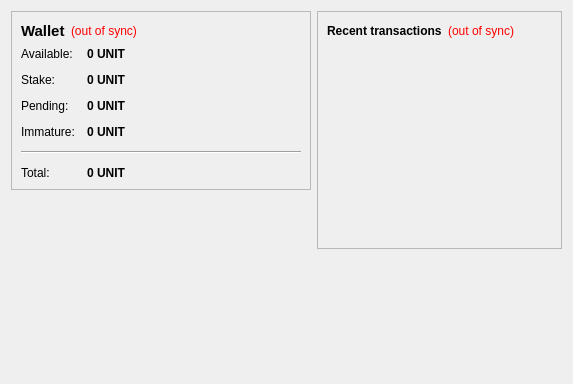
<?xml version="1.0" encoding="UTF-8"?>
<ui version="4.0">
 <class>OverviewPage</class>
 <widget class="QWidget" name="OverviewPage">
  <property name="geometry">
   <rect>
    <x>0</x>
    <y>0</y>
    <width>573</width>
    <height>342</height>
   </rect>
  </property>
  <property name="windowTitle">
   <string>Form</string>
  </property>
  <layout class="QHBoxLayout" name="horizontalLayout" stretch="1,1">
   <item>
    <layout class="QVBoxLayout" name="verticalLayout_2">
     <item>
      <widget class="QFrame" name="frame">
       <property name="frameShape">
        <enum>QFrame::StyledPanel</enum>
       </property>
       <property name="frameShadow">
        <enum>QFrame::Raised</enum>
       </property>
       <layout class="QVBoxLayout" name="verticalLayout_4">
        <item>
         <layout class="QHBoxLayout" name="horizontalLayout_4">
          <item>
           <widget class="QLabel" name="label_5">
            <property name="font">
             <font>
              <pointsize>11</pointsize>
              <weight>75</weight>
              <bold>true</bold>
             </font>
            </property>
            <property name="text">
             <string>Wallet</string>
            </property>
           </widget>
          </item>
          <item>
           <widget class="QLabel" name="labelWalletStatus">
            <property name="toolTip">
             <string>The displayed information may be out of date. Your wallet automatically synchronizes with the UniversalCurrency network after a connection is established, but this process has not completed yet.</string>
            </property>
            <property name="styleSheet">
             <string notr="true">QLabel { color: red; }</string>
            </property>
            <property name="text">
             <string notr="true">(out of sync)</string>
            </property>
            <property name="alignment">
             <set>Qt::AlignLeading|Qt::AlignLeft|Qt::AlignVCenter</set>
            </property>
           </widget>
          </item>
          <item>
           <spacer name="horizontalSpacer_2">
            <property name="orientation">
             <enum>Qt::Horizontal</enum>
            </property>
            <property name="sizeHint" stdset="0">
             <size>
              <width>40</width>
              <height>20</height>
             </size>
            </property>
           </spacer>
          </item>
         </layout>
        </item>
        <item>
         <layout class="QFormLayout" name="formLayout_2">
          <property name="fieldGrowthPolicy">
           <enum>QFormLayout::AllNonFixedFieldsGrow</enum>
          </property>
          <property name="horizontalSpacing">
           <number>12</number>
          </property>
          <property name="verticalSpacing">
           <number>12</number>
          </property>
          <item row="0" column="0">
           <widget class="QLabel" name="label">
            <property name="text">
             <string>Available:</string>
            </property>
           </widget>
          </item>
          <item row="0" column="1">
           <widget class="QLabel" name="labelBalance">
            <property name="font">
             <font>
              <weight>75</weight>
              <bold>true</bold>
             </font>
            </property>
            <property name="cursor">
             <cursorShape>IBeamCursor</cursorShape>
            </property>
            <property name="toolTip">
             <string>Your current spendable balance</string>
            </property>
            <property name="text">
             <string notr="true">0 UNIT</string>
            </property>
            <property name="textInteractionFlags">
             <set>Qt::LinksAccessibleByMouse|Qt::TextSelectableByKeyboard|Qt::TextSelectableByMouse</set>
            </property>
           </widget>
          </item>
          <item row="1" column="0">
           <widget class="QLabel" name="label_6">
            <property name="text">
             <string>Stake:</string>
            </property>
           </widget>
          </item>
          <item row="1" column="1">
           <widget class="QLabel" name="labelStake">
            <property name="font">
             <font>
              <weight>75</weight>
              <bold>true</bold>
             </font>
            </property>
            <property name="cursor">
             <cursorShape>IBeamCursor</cursorShape>
            </property>
            <property name="toolTip">
             <string>Total of coins that was staked, and do not yet count toward the current balance</string>
            </property>
            <property name="text">
             <string notr="true">0 UNIT</string>
            </property>
            <property name="textInteractionFlags">
             <set>Qt::LinksAccessibleByMouse|Qt::TextSelectableByKeyboard|Qt::TextSelectableByMouse</set>
            </property>
           </widget>
          </item>
          <item row="2" column="0">
           <widget class="QLabel" name="label_3">
            <property name="text">
             <string>Pending:</string>
            </property>
           </widget>
          </item>
          <item row="2" column="1">
           <widget class="QLabel" name="labelUnconfirmed">
            <property name="font">
             <font>
              <weight>75</weight>
              <bold>true</bold>
             </font>
            </property>
            <property name="cursor">
             <cursorShape>IBeamCursor</cursorShape>
            </property>
            <property name="toolTip">
             <string>Total of transactions that have yet to be confirmed, and do not yet count toward the current balance</string>
            </property>
            <property name="text">
             <string notr="true">0 UNIT</string>
            </property>
            <property name="textInteractionFlags">
             <set>Qt::LinksAccessibleByMouse|Qt::TextSelectableByKeyboard|Qt::TextSelectableByMouse</set>
            </property>
           </widget>
          </item>
          <item row="3" column="0">
           <widget class="QLabel" name="labelImmatureText">
            <property name="text">
             <string>Immature:</string>
            </property>
           </widget>
          </item>
          <item row="3" column="1">
           <widget class="QLabel" name="labelImmature">
            <property name="font">
             <font>
              <weight>75</weight>
              <bold>true</bold>
             </font>
            </property>
            <property name="toolTip">
             <string>Mined balance that has not yet matured</string>
            </property>
            <property name="text">
             <string notr="true">0 UNIT</string>
            </property>
            <property name="textInteractionFlags">
             <set>Qt::LinksAccessibleByMouse|Qt::TextSelectableByKeyboard|Qt::TextSelectableByMouse</set>
            </property>
           </widget>
          </item>
          <item row="4" column="0" colspan="2">
           <widget class="Line" name="line">
            <property name="orientation">
             <enum>Qt::Horizontal</enum>
            </property>
           </widget>
          </item>
          <item row="5" column="0">
           <widget class="QLabel" name="labelTotalText">
            <property name="text">
             <string>Total:</string>
            </property>
           </widget>
          </item>
          <item row="5" column="1">
           <widget class="QLabel" name="labelTotal">
            <property name="font">
             <font>
              <weight>75</weight>
              <bold>true</bold>
             </font>
            </property>
            <property name="cursor">
             <cursorShape>IBeamCursor</cursorShape>
            </property>
            <property name="toolTip">
             <string>Your current total balance</string>
            </property>
            <property name="text">
             <string notr="true">0 UNIT</string>
            </property>
            <property name="textInteractionFlags">
             <set>Qt::LinksAccessibleByMouse|Qt::TextSelectableByKeyboard|Qt::TextSelectableByMouse</set>
            </property>
           </widget>
          </item>
         </layout>
        </item>
       </layout>
      </widget>
     </item>
     <item>
      <spacer name="verticalSpacer">
       <property name="orientation">
        <enum>Qt::Vertical</enum>
       </property>
       <property name="sizeHint" stdset="0">
        <size>
         <width>20</width>
         <height>40</height>
        </size>
       </property>
      </spacer>
     </item>
	         <item>
         <widget class="QLabel" name="label_2">
          <property name="minimumSize">
           <size>
            <width>300</width>
            <height>177</height>
           </size>
          </property>
          <property name="text">
           <string>&lt;html&gt;&lt;head/&gt;&lt;body&gt;&lt;p align=&quot;center&quot;&gt;&lt;a href=&quot;https://UniversalCurrency.com&quot;&gt;&lt;span style=&quot; text-decoration: underline; color:#0000ff;&quot;&gt;&lt;img src=&quot;:/images/wallet&quot;/&gt;&lt;/span&gt;&lt;/a&gt;&lt;/p&gt;&lt;/body&gt;&lt;/html&gt;</string>
          </property>
         </widget>
        </item>
    </layout>
   </item>
   <item>
    <layout class="QVBoxLayout" name="verticalLayout_3">
     <item>
      <widget class="QFrame" name="frame_2">
       <property name="frameShape">
        <enum>QFrame::StyledPanel</enum>
       </property>
       <property name="frameShadow">
        <enum>QFrame::Raised</enum>
       </property>
       <layout class="QVBoxLayout" name="verticalLayout">
        <item>
         <layout class="QHBoxLayout" name="horizontalLayout_2">
          <item>
           <widget class="QLabel" name="label_4">
            <property name="text">
             <string>&lt;b&gt;Recent transactions&lt;/b&gt;</string>
            </property>
           </widget>
          </item>
          <item>
           <widget class="QLabel" name="labelTransactionsStatus">
            <property name="toolTip">
             <string>The displayed information may be out of date. Your wallet automatically synchronizes with the UniversalCurrency network after a connection is established, but this process has not completed yet.</string>
            </property>
            <property name="styleSheet">
             <string notr="true">QLabel { color: red; }</string>
            </property>
            <property name="text">
             <string notr="true">(out of sync)</string>
            </property>
            <property name="alignment">
             <set>Qt::AlignRight|Qt::AlignTrailing|Qt::AlignVCenter</set>
            </property>
           </widget>
          </item>
          <item>
           <spacer name="horizontalSpacer">
            <property name="orientation">
             <enum>Qt::Horizontal</enum>
            </property>
            <property name="sizeHint" stdset="0">
             <size>
              <width>40</width>
              <height>20</height>
             </size>
            </property>
           </spacer>
          </item>
         </layout>
        </item>
        <item>
         <widget class="QListView" name="listTransactions">
          <property name="styleSheet">
           <string notr="true">QListView { background: transparent; }</string>
          </property>
          <property name="frameShape">
           <enum>QFrame::NoFrame</enum>
          </property>
          <property name="verticalScrollBarPolicy">
           <enum>Qt::ScrollBarAlwaysOff</enum>
          </property>
          <property name="horizontalScrollBarPolicy">
           <enum>Qt::ScrollBarAlwaysOff</enum>
          </property>
          <property name="selectionMode">
           <enum>QAbstractItemView::NoSelection</enum>
          </property>
         </widget>
        </item>
       </layout>
      </widget>
     </item>
     <item>
      <spacer name="verticalSpacer_2">
       <property name="orientation">
        <enum>Qt::Vertical</enum>
       </property>
       <property name="sizeHint" stdset="0">
        <size>
         <width>20</width>
         <height>40</height>
        </size>
       </property>
      </spacer>
     </item>
    </layout>
   </item>
  </layout>
 </widget>
 <resources/>
 <connections/>
</ui>
